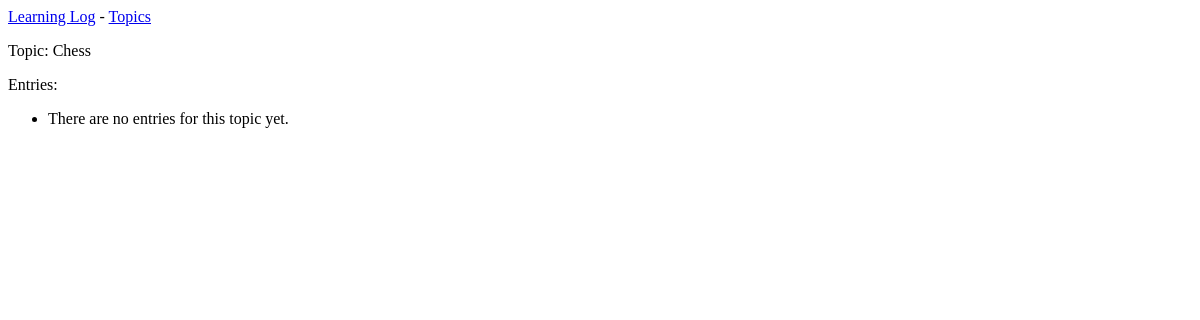
The app's page /topics/1/, older data.
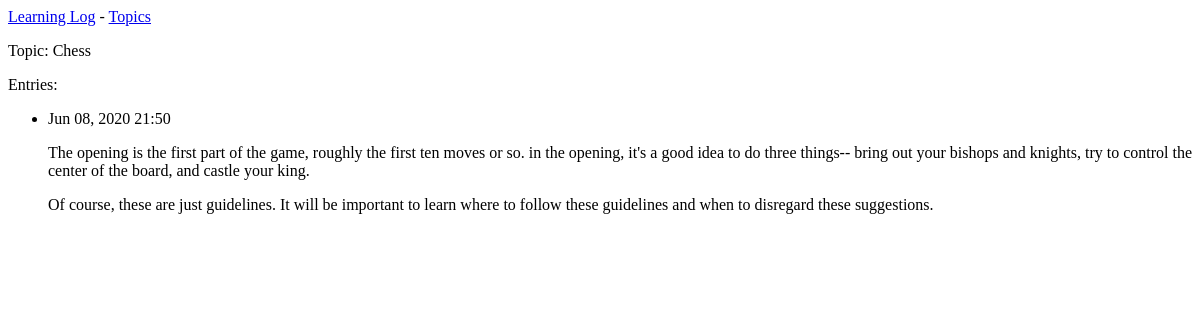
The same page, newer data.
### learning_logs/models.py (models this page shows, shortened)
class Entry(models.Model):
    topic = models.ForeignKey(Topic, on_delete=models.DO_NOTHING)  # must add on_delete
    text = models.TextField(default='Lessons learned')
    date_added = models.DateTimeField(auto_now_add=True)
    class Meta:
        verbose_name_plural = 'entries'

### learning_logs/views.py (the view)
# urls.py: url(r'^topics/(?P<topic_id>\d+)/$', views.topic, name='topic')  # matches integer between 2 slashes and stores it in topic_id
def topic(request, topic_id):
    topic = Topic.objects.get(id=topic_id)
    entries = topic.entry_set.order_by('-date_added')  # returns in reverse order
    context = {'topic': topic, 'entries': entries}
    return render(request, 'learning_logs/topic.html', context)

### learning_logs/models.py (called while the page is built)
    def __str__(self):
        return self.text

### learning_logs/templates/learning_logs/topic.html
{% extends 'learning_logs/base.html' %}
{% block content %}
    <p>Topic: {{ topic }}</p>
    <p>Entries:</p>
    <ul>
        {% for entry in entries %}
            <li>
                <p>{{ entry.date_added|date:'M d, Y H:i' }}</p>
                <p>{{ entry.text|linebreaks }}</p>
            </li>
        {% empty %}
            <li>
                There are no entries for this topic yet.
            </li>
        {% endfor %}
    </ul>
{% endblock content %}

Row changes from the older to the newer data that the page shows:
added Entry: date_added "Jun 08, 2020 21:50", text "The opening is the first part of the game, roughly the first ten moves or so. in the opening, it's a good idea to do three things-- bring out your bishops and knights, try to control the center of the board, and castle your king. Of course, these are just guidelines. It will be important to learn where to follow these guidelines and when to disregard these suggestions."
Text that changed along with them:
text no longer shown: "There are no entries for this topic yet."
